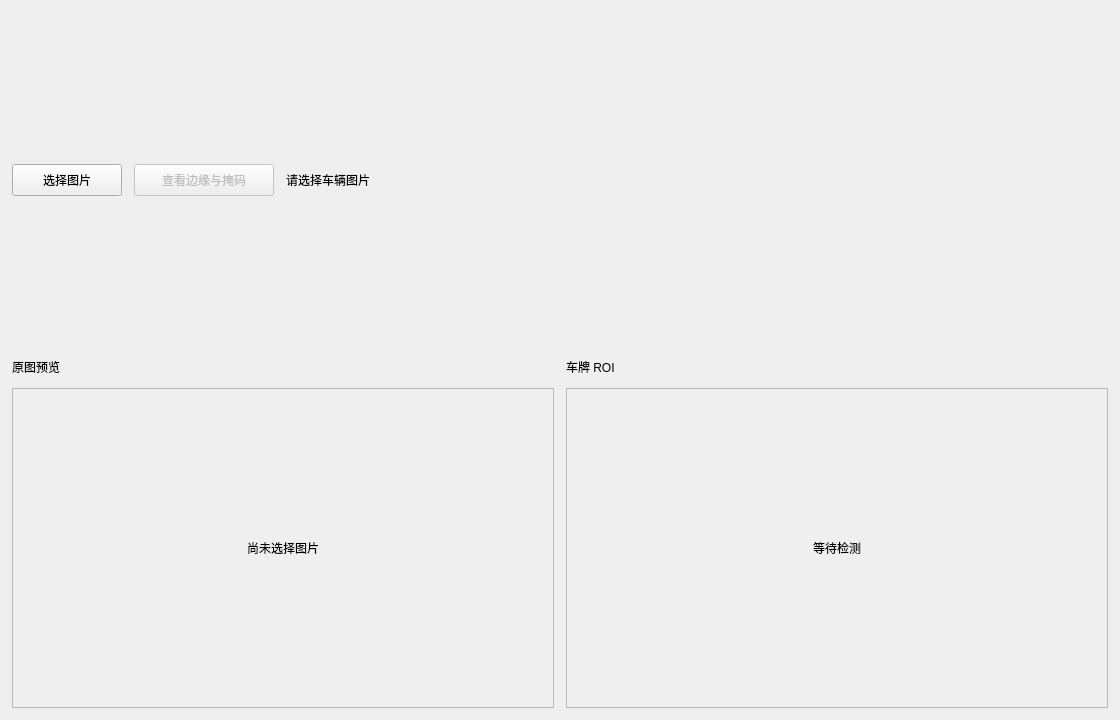
<?xml version="1.0" encoding="UTF-8"?>
<ui version="4.0">
 <class>MainWindow</class>
 <widget class="QMainWindow" name="MainWindow">
  <property name="geometry">
   <rect>
    <x>0</x>
    <y>0</y>
    <width>1120</width>
    <height>720</height>
   </rect>
  </property>
  <property name="windowTitle">
   <string>车牌定位</string>
  </property>
  <widget class="QWidget" name="centralwidget">
   <layout class="QVBoxLayout" name="mainLayout">
    <property name="spacing">
     <number>10</number>
    </property>
    <property name="leftMargin">
     <number>12</number>
    </property>
    <property name="topMargin">
     <number>12</number>
    </property>
    <property name="rightMargin">
     <number>12</number>
    </property>
    <property name="bottomMargin">
     <number>12</number>
    </property>
    <item>
     <layout class="QHBoxLayout" name="toolLayout">
      <property name="spacing">
       <number>12</number>
      </property>
      <item>
       <widget class="QPushButton" name="selectButton">
        <property name="minimumSize">
         <size>
          <width>110</width>
          <height>32</height>
         </size>
        </property>
        <property name="text">
         <string>选择图片</string>
        </property>
       </widget>
      </item>
      <item>
       <widget class="QPushButton" name="debugButton">
        <property name="enabled">
         <bool>false</bool>
        </property>
        <property name="minimumSize">
         <size>
          <width>140</width>
          <height>32</height>
         </size>
        </property>
        <property name="text">
         <string>查看边缘与掩码</string>
        </property>
       </widget>
      </item>
      <item>
       <widget class="QLabel" name="statusLabel">
        <property name="text">
         <string>请选择车辆图片</string>
        </property>
       </widget>
      </item>
      <item>
       <spacer name="toolSpacer">
        <property name="orientation">
         <enum>Qt::Orientation::Horizontal</enum>
        </property>
        <property name="sizeHint" stdset="0">
         <size>
          <width>40</width>
          <height>20</height>
         </size>
        </property>
       </spacer>
      </item>
     </layout>
    </item>
    <item>
     <layout class="QHBoxLayout" name="previewLayout">
      <property name="spacing">
       <number>12</number>
      </property>
      <item>
       <layout class="QVBoxLayout" name="originalColumn">
        <item>
         <widget class="QLabel" name="originalTitle">
          <property name="text">
           <string>原图预览</string>
          </property>
         </widget>
        </item>
        <item>
         <widget class="QLabel" name="originalLabel">
          <property name="minimumSize">
           <size>
            <width>420</width>
            <height>320</height>
           </size>
          </property>
          <property name="frameShape">
           <enum>QFrame::Shape::StyledPanel</enum>
          </property>
          <property name="text">
           <string>尚未选择图片</string>
          </property>
          <property name="alignment">
           <set>Qt::AlignmentFlag::AlignCenter</set>
          </property>
         </widget>
        </item>
       </layout>
      </item>
      <item>
       <layout class="QVBoxLayout" name="roiColumn">
        <item>
         <widget class="QLabel" name="roiTitle">
          <property name="text">
           <string>车牌 ROI</string>
          </property>
         </widget>
        </item>
        <item>
         <widget class="QLabel" name="roiLabel">
          <property name="minimumSize">
           <size>
            <width>420</width>
            <height>320</height>
           </size>
          </property>
          <property name="frameShape">
           <enum>QFrame::Shape::StyledPanel</enum>
          </property>
          <property name="text">
           <string>等待检测</string>
          </property>
          <property name="alignment">
           <set>Qt::AlignmentFlag::AlignCenter</set>
          </property>
         </widget>
        </item>
       </layout>
      </item>
     </layout>
    </item>
   </layout>
  </widget>
 </widget>
 <resources/>
 <connections/>
</ui>
